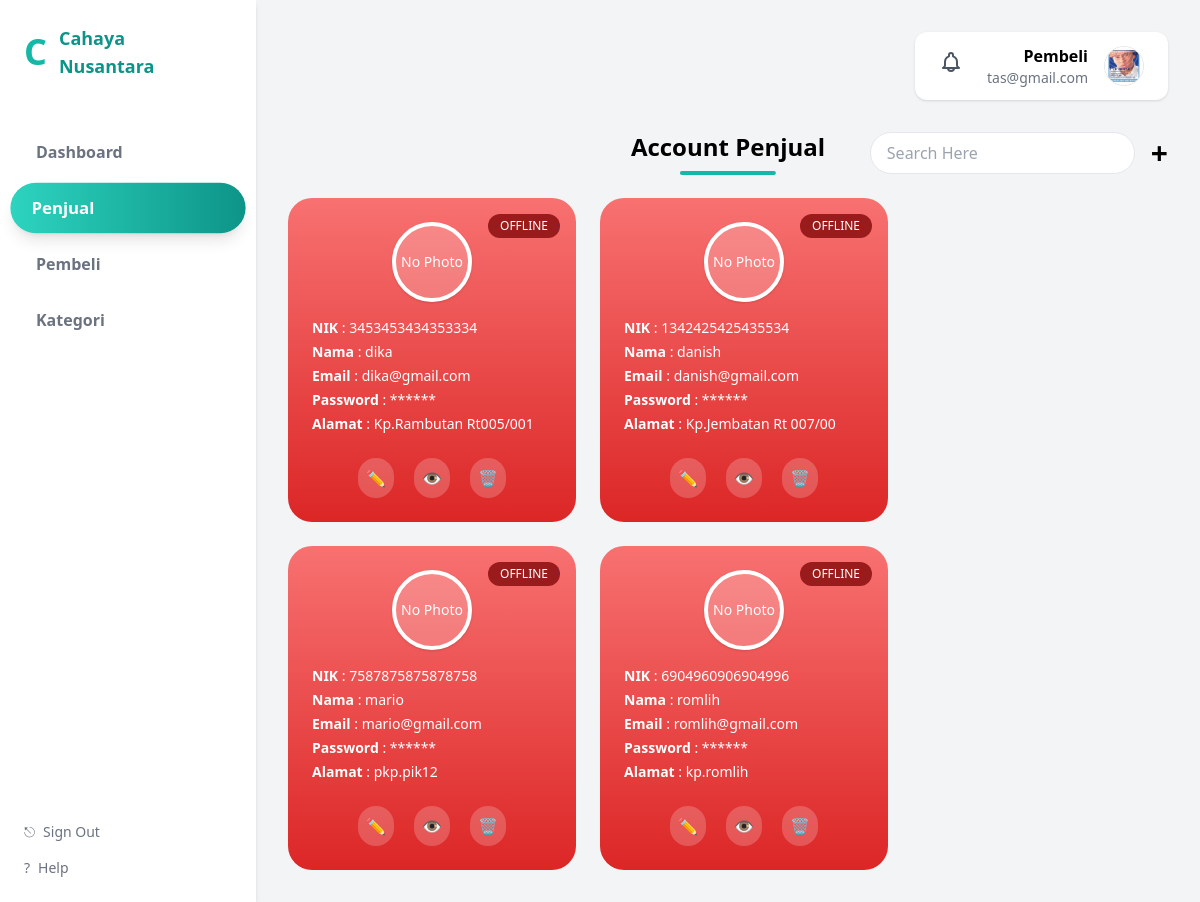
The page /super_admin/admin.php (signed in) on the database its author committed.
### tables this page shows
CREATE TABLE `users` (
  `id` int NOT NULL,
  `role_id` int NOT NULL,
  `nik` char(16) NOT NULL,
  `nama` varchar(100) NOT NULL,
  `email` varchar(100) NOT NULL,
  `password` varchar(255) NOT NULL,
  `created_at` timestamp NOT NULL DEFAULT CURRENT_TIMESTAMP,
  `alamat` text,
  `foto` varchar(255) DEFAULT NULL,
  `reset_token` varchar(255) DEFAULT NULL,
  `reset_expired` datetime DEFAULT NULL,
  `status_login` enum('online','offline') DEFAULT 'offline',
  `is_active` tinyint(1) DEFAULT '1'
);

### super_admin/admin.php (the view, shortened to what this page needs)
<?php
include '../config/koneksi.php';
$query = mysqli_query($conn, "
    SELECT *
    FROM users
    WHERE role_id = 2
");
?>
<!DOCTYPE html>
<html lang="id">
<head>
    <script src="https://cdn.tailwindcss.com"></script>
</head>
<body class="bg-gray-100 font-sans">
    <div class="flex min-h-screen">
        <?php include '../layouts/sidebar.php'; ?>
        <main class="flex-1 p-8">
            <div class="flex justify-end mb-8">
                <?php include '../layouts/profil_notifikasi.php'; ?>
            </div>
            <div class="relative flex items-center mb-6">
                <h1 class="absolute left-1/2 -translate-x-1/2 text-2xl font-semibold">
                    Account Penjual
                    <span class="block w-24 h-1 bg-teal-500 mx-auto mt-2 rounded-full"></span>
                </h1>
                <div class="ml-auto flex items-center gap-4">
                    <input
                        id="searchPenjual"
                        type="text"
                        placeholder="Search Here"
                        class="px-4 py-2 rounded-full border focus:outline-none">
                    <a href="tambah_penjual.php" class="text-3xl font-bold">+</a>
                </div>
            </div>
            <div class="flex gap-6 flex-wrap">
                <?php while ($row = mysqli_fetch_assoc($query)) : ?>
                    <?php
                    $path_server = $_SERVER['DOCUMENT_ROOT'] . '/' . $row['foto'];
                    $path_url    = '/' . $row['foto'];
                    $ada_foto    = !empty($row['foto']) && file_exists($path_server);
                    ?>
                    <?php
                    $bgCard = ($row['status_login'] === 'online')
                        ? 'bg-gradient-to-b from-green-400 to-green-600'
                        : 'bg-gradient-to-b from-red-400 to-red-600';
                    ?>
                    <div id="penjual-<?= $row['id'] ?>"
                        class="penjual-card relative w-72 rounded-3xl p-6 text-white <?= $bgCard ?>">
                        <span id="status-<?= $row['id'] ?>"
                            class="absolute top-4 right-4 text-xs px-3 py-1 rounded-full
                            <?= $row['status_login'] === 'online' ? 'bg-green-800' : 'bg-red-800' ?>">
                            <?= strtoupper($row['status_login']) ?>
                        </span>
                        <div class="flex justify-center mb-4">
                            <div class="w-20 h-20 rounded-full border-4 border-white shadow
                                    flex items-center justify-center bg-white/20 overflow-hidden">
                                <?php if ($ada_foto): ?>
                                    <img src="<?= $path_url ?>" class="w-full h-full object-cover">
                                <?php else: ?>
                                    <span class="text-sm">No Photo</span>
                                <?php endif; ?>
                            </div>
                        </div>
                        <div class="text-sm space-y-1">
                            <p><b>NIK</b> : <?= $row['nik'] ?></p>
                            <p><b>Nama</b> : <?= $row['nama'] ?></p>
                            <p><b>Email</b> : <?= $row['email'] ?></p>
                            <p><b>Password</b> : ******</p>
                            <p><b>Alamat</b> : <?= $row['alamat'] ?: '-' ?></p>
                        </div>
                        <div class="flex justify-center gap-5 mt-6">
                            <a href="edit_penjual.php?id=<?= $row['id'] ?>"
                                class="p-2 rounded-full bg-white/20 hover:bg-yellow-400">✏️</a>
                            <a href="detail_penjual.php?id=<?= $row['id'] ?>"
                                class="p-2 rounded-full bg-white/20 hover:bg-blue-400">👁️</a>
                            <?php
                            $disableHapus = (
                                $row['status_login'] === 'online' ||
                                $row['id'] == $_SESSION['user_id']
                            );
                            ?>
                            <button
                        data-id="<?= $row['id'] ?>"
                        class="btn-hapus p-2 rounded-full
                         <?= $disableHapus
                        ? 'bg-gray-400 cursor-not-allowed opacity-50'
                        : 'bg-white/20 hover:bg-red-500' ?>"
                                <?= $disableHapus ? 'disabled' : '' ?>>
                                🗑️
                            </button>
                        </div>
                    </div>
                <?php endwhile; ?>
            </div>
        </main>
    </div>
</body>
</html>

### rows shown on the page
users: status_login "OFFLINE", shows "No Photo", nik "3453453434353334", nama "dika", email "dika@gmail.com", alamat "Kp.Rambutan Rt005/001"
users: status_login "OFFLINE", shows "No Photo", nik "1342425425435534", nama "danish", email "danish@gmail.com", alamat "Kp.Jembatan Rt 007/00"
users: status_login "OFFLINE", shows "No Photo", nik "7587875875878758", nama "mario", email "mario@gmail.com", alamat "pkp.pik12"
users: status_login "OFFLINE", shows "No Photo", nik "6904960906904996", nama "romlih", email "romlih@gmail.com", alamat "kp.romlih"

### other values the page prints
str_replace('_', ' ', $user['role']) "Pembeli"
$user['email'] "tas@gmail.com"
